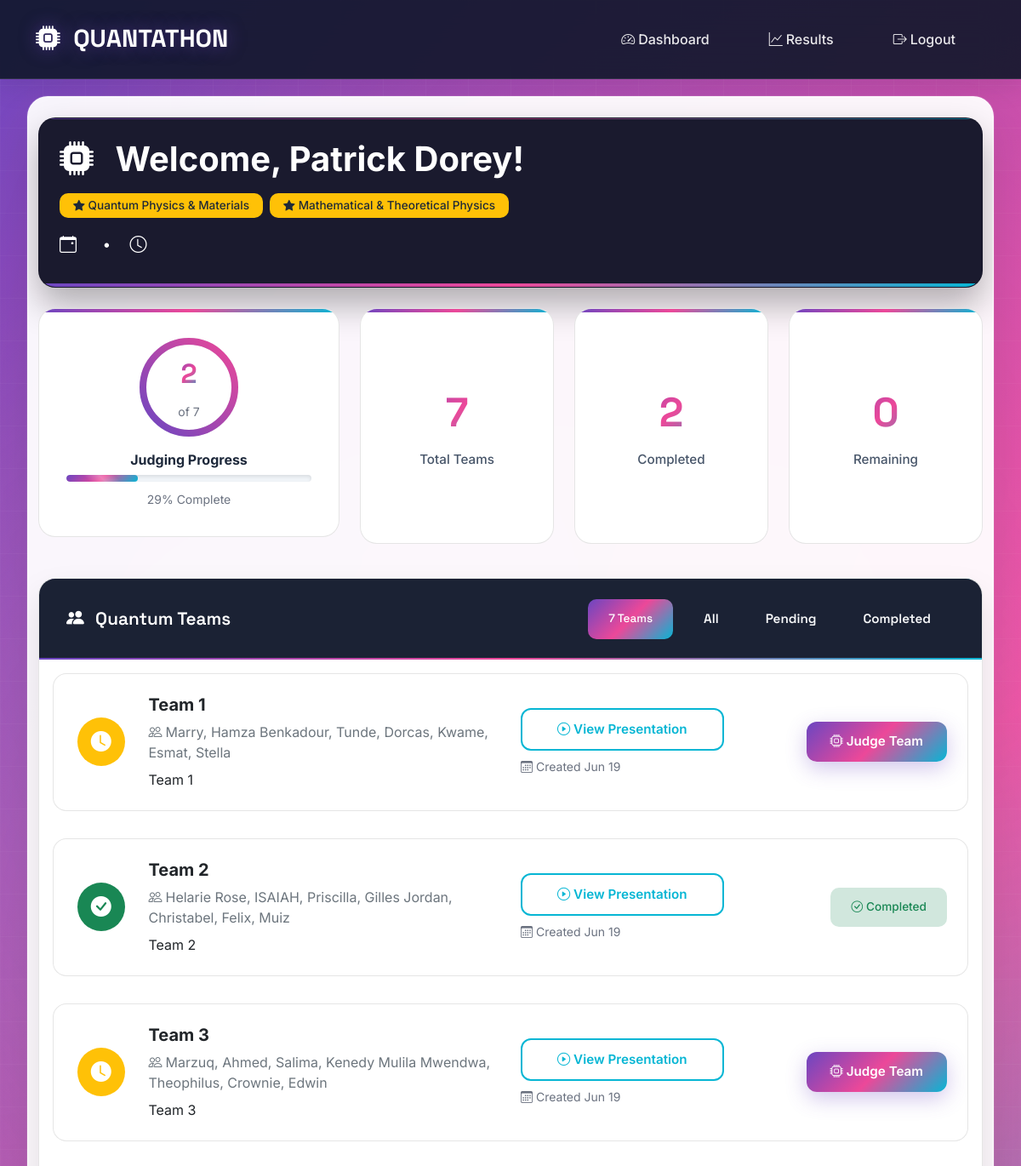
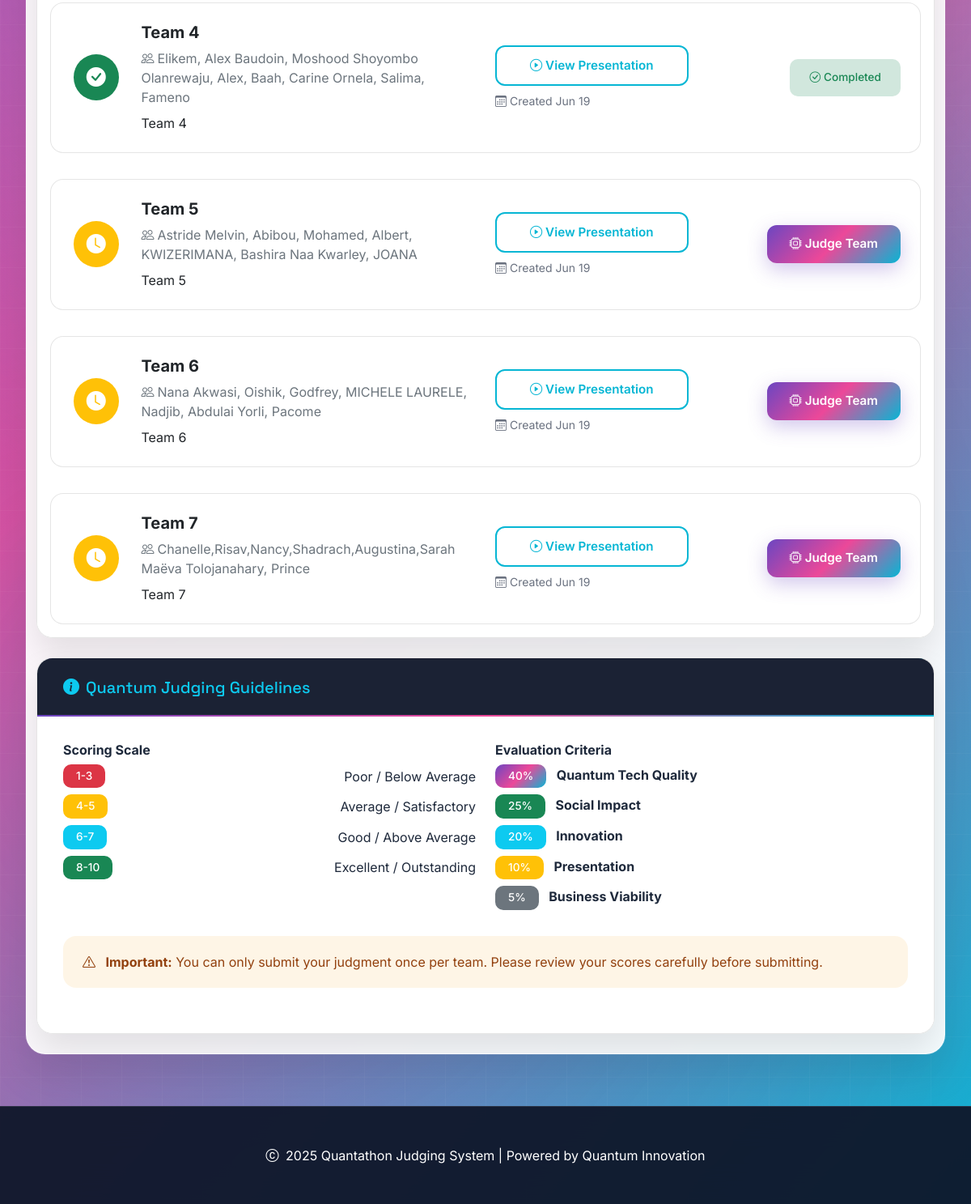
The page /dashboard/ (signed in) on the database its author committed (2 pictures, top to bottom).
### judging/models.py (models this page shows, shortened)
class Judge(models.Model):
    user = models.OneToOneField(User, on_delete=models.CASCADE)
    expertise_areas = models.ManyToManyField(JudgeExpertise)
    unique_token = models.UUIDField(default=uuid.uuid4, editable=False, unique=True)
    has_submitted = models.BooleanField(default=False)
    created_at = models.DateTimeField(auto_now_add=True)

class JudgeExpertise(models.Model):
    name = models.CharField(max_length=100)
    description = models.TextField(blank=True)

class Team(models.Model):
    name = models.CharField(max_length=200)
    description = models.TextField()
    presentation_link = models.URLField(blank=True)
    members = models.TextField(help_text="Comma-separated list of team members")
    created_at = models.DateTimeField(auto_now_add=True)

### judging/views.py (the view)
# urls.py: path('dashboard/', views.judge_dashboard, name='judge_dashboard'),
def judge_dashboard(request):
    if not request.user.is_authenticated:
        return redirect('judge_login')
    try:
        judge = request.user.judge
    except Judge.DoesNotExist:
        messages.error(request, 'You are not registered as a judge for this hackathon. Please contact the administrator if you believe this is an error.')
        return redirect('judge_login')
    teams = Team.objects.all()
    judged_teams = Submission.objects.filter(judge=judge).values_list('team_id', flat=True)
    context = {
        'judge': judge,
        'teams': teams,
        'judged_teams': judged_teams,
        'total_teams': teams.count(),
        'completed_judgments': len(judged_teams),
    }
    return render(request, 'judging/dashboard.html', context)

### judging/templates/judging/dashboard.html (shortened to what this page needs)
{% extends 'judging/base.html' %}
{% block content %}
<div class="row">
    <div class="col-12 mb-4">
        <div class="card border-0" style="background: #1a1a2e !important; backdrop-filter: none !important; color: white; overflow: hidden; position: relative; min-height: 200px; box-shadow: 0 20px 40px rgba(0, 0, 0, 0.3) !important;">
            <div class="card-body p-4" style="position: relative; z-index: 3; background: transparent !important;">
                <div class="row align-items-center">
                    <div class="col-lg-8">
                        <h1 class="display-6 fw-bold mb-3" style="color: white !important;">
                            <i class="bi bi-cpu-fill me-3" style="color: white !important;"></i>
                            {% if is_admin_view %}
                                <span class="badge bg-warning text-dark fs-6 me-2">ADMIN</span>
                                Quantum Judge Dashboard
                            {% else %}
                                Welcome, {{ judge.user.get_full_name }}!
                            {% endif %}
                        </h1>
                        <div class="d-flex flex-wrap gap-2 mb-3">
                            {% if is_admin_view %}
                                <span class="badge bg-warning text-dark px-3 py-2">
                                    <i class="bi bi-shield-check me-1"></i>Administrator Preview
                                </span>
                            {% else %}
                                {% for area in judge.expertise_areas.all %}
                                    <span class="badge bg-warning text-dark px-3 py-2">
                                        <i class="bi bi-star-fill me-1"></i>{{ area.name }}
                                    </span>
                                {% endfor %}
                            {% endif %}
                        </div>
                        <p class="lead mb-0" style="color: white !important; opacity: 1;">
                            <i class="bi bi-calendar-event me-2" style="color: white !important;"></i>{{ "now"|date:"F d, Y" }}
                            <span class="mx-3" style="color: white !important;">•</span>
                            <i class="bi bi-clock me-2" style="color: white !important;"></i>{{ "now"|time:"g:i A" }}
                        </p>
                    </div>
                </div>
            </div>
            <div style="position: absolute; bottom: 0; left: 0; right: 0; height: 4px; background: linear-gradient(90deg, #6B46C1, #EC4899, #06B6D4); z-index: 4;"></div>
        </div>
    </div>
</div>
<div class="row mb-4">
    <div class="col-lg-4 mb-4">
        <div class="stat-card h-100">
            <div class="position-relative d-inline-block mb-3">
                <div class="position-absolute top-50 start-50 translate-middle text-center">
                    <div class="stat-number" style="font-size: 2rem;">{{ completed_judgments }}</div>
                    <small class="text-muted">of {{ total_teams }}</small>
                </div>
            </div>
            <h6 class="fw-bold text-center">Judging Progress</h6>
            <div class="progress mt-2" style="height: 8px;">
                <div class="progress-bar" style="width: {% widthratio completed_judgments total_teams 100 %}%"></div>
            </div>
            <p class="text-center mt-2 mb-0">
                <small class="text-muted">{% widthratio completed_judgments total_teams 100 %}% Complete</small>
            </p>
        </div>
    </div>
    <div class="col-lg-8">
        <div class="row h-100">
            <div class="col-md-4 mb-3">
                <div class="stat-card h-100 d-flex flex-column justify-content-center">
                    <div class="stat-number text-primary">{{ total_teams }}</div>
                    <div class="stat-label">Total Teams</div>
                </div>
            </div>
            <div class="col-md-4 mb-3">
                <div class="stat-card h-100 d-flex flex-column justify-content-center">
                    <div class="stat-number text-success">{{ completed_judgments }}</div>
                    <div class="stat-label">Completed</div>
                </div>
            </div>
            <div class="col-md-4 mb-3">
                <div class="stat-card h-100 d-flex flex-column justify-content-center">
                    <div class="stat-number text-warning">{{ remaining_teams|default:0 }}</div>
                    <div class="stat-label">Remaining</div>
                </div>
            </div>
        </div>
    </div>
</div>
<div class="row">
    <div class="col-12">
        <div class="card">
            <div class="card-header d-flex justify-content-between align-items-center">
                <div>
                    <i class="bi bi-people-fill me-2"></i>
                    Quantum Teams
                </div>
<div class="d-flex gap-2">
    <span class="badge bg-quantum-gradient d-flex align-items-center justify-content-center px-4 py-2">
        {{ teams.count }} Teams
    </span>
    {% if not is_admin_view %}
        <div class="btn-group btn-group-sm">
                            <button class="btn btn-outline-light" onclick="filterTeams('all')">All</button>
                            <button class="btn btn-outline-light" onclick="filterTeams('pending')">Pending</button>
                            <button class="btn btn-outline-light" onclick="filterTeams('completed')">Completed</button>
                        </div>
                    {% endif %}
                </div>
            </div>
            <div class="card-body p-0">
                {% if teams %}
                    <div class="row g-0">
                        {% for team in teams %}
                            <div class="col-12 team-item" data-status="{% if team.id in judged_teams %}completed{% else %}pending{% endif %}">
                                <div class="team-card p-4 m-3">
                                    <div class="row align-items-center">
                                        <div class="col-lg-1 text-center">
                                            {% if team.id in judged_teams %}
                                                <div class="badge bg-success p-3 rounded-circle">
                                                    <i class="bi bi-check-circle-fill fs-4"></i>
                                                </div>
                                            {% else %}
                                                <div class="badge bg-warning p-3 rounded-circle">
                                                    <i class="bi bi-clock-fill fs-4"></i>
                                                </div>
                                            {% endif %}
                                        </div>
                                        <div class="col-lg-5">
                                            <h5 class="fw-bold text-dark mb-2">{{ team.name }}</h5>
                                            <p class="text-secondary mb-2">
                                                <i class="bi bi-people me-1"></i>{{ team.members }}
                                            </p>
                                            <p class="text-dark mb-0">{{ team.description|truncatewords:20 }}</p>
                                        </div>
                                        <div class="col-lg-3">
                                            {% if team.presentation_link %}
                                                <a href="{{ team.presentation_link }}" target="_blank"
                                                   class="btn btn-outline-info btn-sm w-100 mb-2">
                                                    <i class="bi bi-play-circle me-1"></i>View Presentation
                                                </a>
                                            {% endif %}
                                            <div class="small text-muted">
                                                <i class="bi bi-calendar3 me-1"></i>Created {{ team.created_at|date:"M d" }}
                                            </div>
                                        </div>
                                        <div class="col-lg-3 text-end">
                                            {% if is_admin_view %}
                                                <span class="badge bg-info-subtle text-info px-4 py-3">
                                                    <i class="bi bi-eye me-1"></i>Admin Preview
                                                </span>
                                            {% elif team.id in judged_teams %}
                                                <span class="badge bg-success-subtle text-success px-4 py-3">
                                                    <i class="bi bi-check-circle me-1"></i>Completed
                                                </span>
                                            {% else %}
                                                <a href="{% url 'judge_team' team.id %}"
                                                   class="btn btn-primary">
                                                    <i class="bi bi-cpu me-1"></i>Judge Team
                                                </a>
                                            {% endif %}
                                        </div>
                                    </div>
                                </div>
                            </div>
                        {% endfor %}
                    </div>
                {% endif %}
            </div>
        </div>
    </div>
</div>
{% if completed_judgments < total_teams and not is_admin_view %}
    <div class="row mt-4">
        <div class="col-12">
            <div class="card border-info" style="background: rgba(59, 130, 246, 0.05);">
                <div class="card-header bg-transparent border-0">
                    <h5 class="text-info mb-0">
                        <i class="bi bi-info-circle-fill me-2"></i>Quantum Judging Guidelines
                    </h5>
                </div>
                <div class="card-body">
                    <div class="row">
                        <div class="col-lg-6">
                            <h6 class="fw-bold">Scoring Scale</h6>
                            <div class="d-flex justify-content-between align-items-center mb-2">
                                <span class="badge bg-danger">1-3</span>
                                <span>Poor / Below Average</span>
                            </div>
                            <div class="d-flex justify-content-between align-items-center mb-2">
                                <span class="badge bg-warning">4-5</span>
                                <span>Average / Satisfactory</span>
                            </div>
                            <div class="d-flex justify-content-between align-items-center mb-2">
                                <span class="badge bg-info">6-7</span>
                                <span>Good / Above Average</span>
                            </div>
                            <div class="d-flex justify-content-between align-items-center">
                                <span class="badge bg-success">8-10</span>
                                <span>Excellent / Outstanding</span>
                            </div>
                        </div>
                        <div class="col-lg-6">
                            <h6 class="fw-bold">Evaluation Criteria</h6>
                            <ul class="list-unstyled">
                                <li class="mb-2">
                                    <span class="badge bg-quantum-gradient me-2">40%</span>
                                    <strong>Quantum Tech Quality</strong>
                                </li>
                                <li class="mb-2">
                                    <span class="badge bg-success me-2">25%</span>
                                    <strong>Social Impact</strong>
                                </li>
                                <li class="mb-2">
                                    <span class="badge bg-info me-2">20%</span>
                                    <strong>Innovation</strong>
                                </li>
                                <li class="mb-2">
                                    <span class="badge bg-warning me-2">10%</span>
                                    <strong>Presentation</strong>
                                </li>
                                <li>
                                    <span class="badge bg-secondary me-2">5%</span>
                                    <strong>Business Viability</strong>
                                </li>
                            </ul>
                        </div>
                    </div>
                    <div class="alert alert-warning border-0 mt-3">
                        <i class="bi bi-exclamation-triangle me-2"></i>
                        <strong>Important:</strong> You can only submit your judgment once per team.
                        Please review your scores carefully before submitting.
                    </div>
                </div>
            </div>
        </div>
    </div>
{% endif %}
{% endblock %}

### rows shown on the page
Judge: user.get_full_name "Patrick Dorey"
JudgeExpertise: name "Quantum Physics & Materials"
JudgeExpertise: name "Mathematical & Theoretical Physics"
Team: name "Team 1", members "Marry, Hamza Benkadour, Tunde, Dorcas, Kwame, Esmat, Stella", description "Team 1", created_at "Jun 19", shows "Judge Team"
Team: name "Team 2", members "Helarie Rose, ISAIAH, Priscilla, Gilles Jordan, Christabel, Felix, Muiz", description "Team 2", created_at "Jun 19", shows "Completed"
Team: name "Team 3", members "Marzuq, Ahmed, Salima, Kenedy Mulila Mwendwa, Theophilus, Crownie, Edwin", description "Team 3", created_at "Jun 19", shows "Judge Team"
Team: name "Team 4", members "Elikem, Alex Baudoin, Moshood Shoyombo Olanrewaju, Alex, Baah, Carine Ornela, Salima, Fameno", description "Team 4", created_at "Jun 19", shows "Completed"
Team: name "Team 5", members "Astride Melvin, Abibou, Mohamed, Albert, KWIZERIMANA, Bashira Naa Kwarley, JOANA", description "Team 5", created_at "Jun 19", shows "Judge Team"
Team: name "Team 6", members "Nana Akwasi, Oishik, Godfrey, MICHELE LAURELE, Nadjib, Abdulai Yorli, Pacome", description "Team 6", created_at "Jun 19", shows "Judge Team"
Team: name "Team 7", members "Chanelle,Risav,Nancy,Shadrach,Augustina,Sarah Maëva Tolojanahary, Prince", description "Team 7", created_at "Jun 19", shows "Judge Team"

### other values the page prints
{{ completed_judgments }} "2"
{{ total_teams }} "7"
{{ remaining_teams|default:0 }} "0"
{{ teams.count }} "7"
